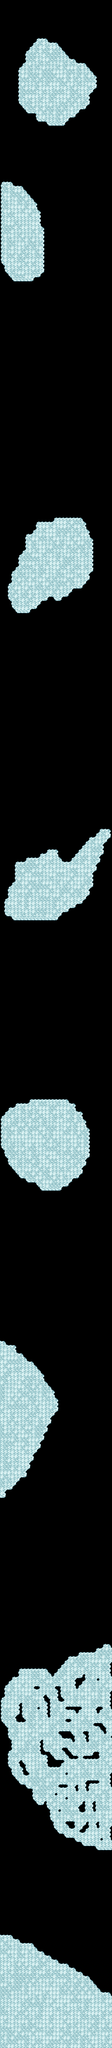

This game map was drawn from its Tiled (.tmx) file and the tilesets committed beside it. A one-line description and the trimmed map source follow:
An orthogonal 32x500 tile map with 24x28 px tiles, 1 tile layer (Tile Layer 1).

<map version="1.0" orientation="orthogonal" renderorder="right-down" width="32" height="500" tilewidth="24" tileheight="28" nextobjectid="1">
 <tileset firstgid="1" name="shapesz" tilewidth="24" tileheight="28" tilecount="620" columns="10">
  <image source="../tilesets/shapesz.png" width="240" height="1736" />
  <terraintypes>
   <terrain name="Cloud" tile="-1" />
  </terraintypes>
  <tile id="5" terrain=",0,0,0" />
  <tile id="6" terrain="0,,0,0" />
  <tile id="7" terrain=",,,0" />
  <tile id="8" terrain=",,0,0" />
  <tile id="9" terrain=",,0," />
  <tile id="15" terrain="0,0,,0" />
  <tile id="16" terrain="0,0,0," />
  <tile id="17" terrain=",0,,0" />
  <tile id="18" terrain="0,0,0,0" />
  <tile id="19" terrain="0,,0," />
  <tile id="25" terrain="0,0,0,0" />
  <tile id="26" terrain="0,0,0,0" />
  <tile id="27" terrain=",0,," />
  <tile id="28" terrain="0,0,," />
  <tile id="29" terrain="0,,," />
 </tileset>
 <layer name="Tile Layer 1" width="32" height="500">
  <data>[16000 cells, 4297 non-empty, 15 distinct tile ids]</data>
 </layer>
</map>
